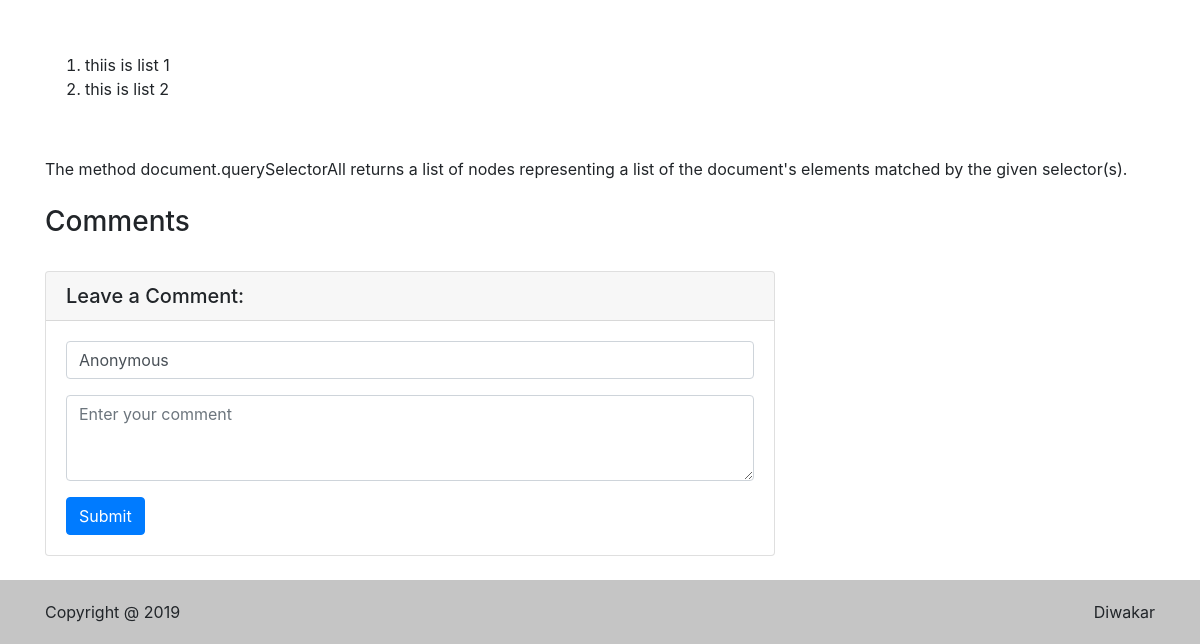
The app's page /blogs/4 (lower part), older data.
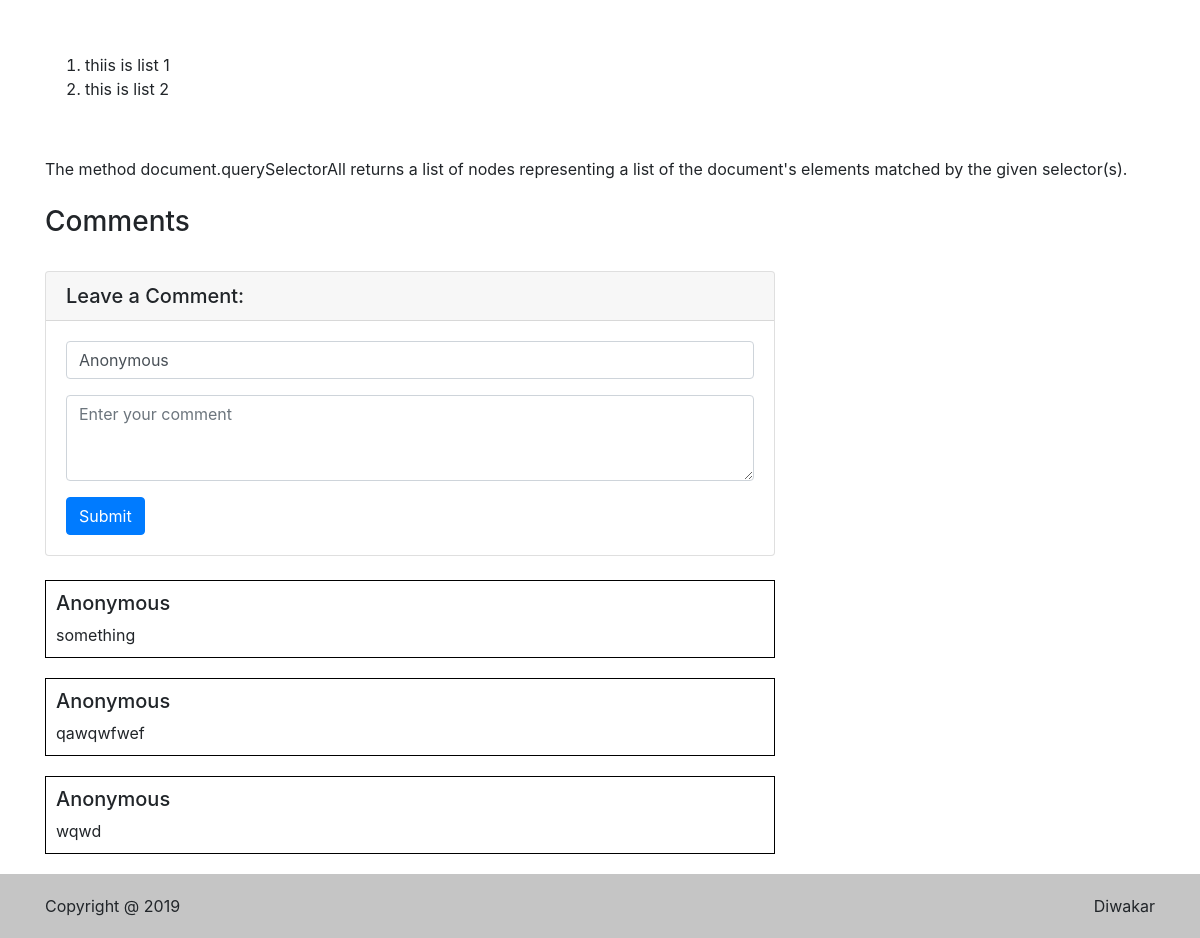
The same page, newer data.
### blog/models.py (models this page shows, shortened)
class Blog(models.Model):
    title = models.CharField(max_length=100)
    content = HTMLField(default="No content")
    cover_image = models.ImageField(upload_to="blogs", default="static/default_blog.jpg")
    created_date = models.DateTimeField(auto_now_add=True)
    created_by = models.ForeignKey(User, on_delete=models.SET_NULL, null=True)
    total_views = models.IntegerField(default=1)
    class Meta:
        ordering = ["-total_views"]

class Comment(models.Model):
    body = models.TextField()
    created_date = models.DateTimeField(auto_now=True)
    created_by = models.CharField(max_length=50, default="Anonymous")
    blog = models.ForeignKey(Blog, on_delete=models.CASCADE, null=True)
    class Meta:
        ordering = ['-created_date']

### blog/views.py (the view, shortened to what this page needs)
# urls.py: path('<int:id>', blog_detail, name="blog_detail"),
def blog_detail(request, id):
    if request.method == 'GET':
        ptv = Blog.objects.get(pk=id)
        ptv.total_views = ptv.total_views + 1
        ptv.save()
    context = {
        'blog': Blog.objects.get(pk=id),
        'comment': Comment.objects.filter(blog=id)
    }
    return render(request, 'blog/blog_detail.html', context)

### blog/templates/blog/blog_detail.html (shortened to what this page needs)
{% extends 'blog/base/base.html' %}
{% load static %}
{% load humanize %}
{% block content %}
<div class="container">
    <div class="row">
        <div class="col-md-12">
            <div class="body mb-4">
                {{ blog.content|safe }}
            </div>
        </div>
    </div>
    {% include 'blog/partial/comment.html' %}
</div>
{% endblock %}

### blog/templates/blog/base/base.html (shortened to what this page needs)
<!doctype html>
<html lang="en">
  <head>
    <link rel="stylesheet" href="https://stackpath.bootstrapcdn.com/bootstrap/4.3.1/css/bootstrap.min.css">
  </head>
  <body>
    {% block content %}
    {% endblock %}
    {% include 'blog/partial/footer.html' %}
  </body>
</html>

### blog/templates/blog/partial/comment.html (shortened to what this page needs)
<div class="row">
    <div class="col-md-6">
        <h3>Comments</h3>
    </div>
</div>
<div class="row">
    <div class="col-md-8">
        <div class="card my-4">
            <h5 class="card-header">Leave a Comment:</h5>
            <div class="card-body">
                <form action="" method="POST">
                    <div class="form-group">
                        <input class="form-control" type="text" name="created_by" id="created_by" placeholder="Your Name" value="Anonymous">
                    </div>
                    <div class="form-group">
                        <textarea name="body" id="body" class="form-control" rows="3" placeholder="Enter your comment"></textarea>
                    </div>
                    <button type="submit" class="btn btn-primary">Submit</button>
                </form>
            </div>
        </div>
    </div>
</div>
{% for c in comment %}
<div class="row">
    <div class="col-md-8">
        <div class="media">
            <div class="media-body">
                <h5 class="mt-0">{{ c.created_by }}</h5>
                {{ c.body }}
            </div>
        </div>
    </div>
</div>
{% endfor %}

### blog/templates/blog/partial/footer.html (shortened to what this page needs)
<footer>
    <div class="container">
        <div class="row">
            <div class="col-md-6">
                <span>Copyright @ 2019</span>
            </div>
            <div class="col-md-6 text-right">
                <span>Diwakar</span>
            </div>
        </div>
    </div>
</footer>

### blog/templates/blog/partial/comment.html (style rules this page uses)
.media { padding: 10px; border: 1px solid black; margin-bottom: 20px }

### blog/templates/blog/partial/footer.html (style rules this page uses)
footer { background-color: #c5c5c5; padding: 20px 0; position: relative; bottom: 0; width: 100%; }

Row changes from the older to the newer data that the page shows:
added Comment: created_by "Anonymous", body "something"
added Comment: created_by "Anonymous", body "qawqwfwef"
added Comment: created_by "Anonymous", body "wqwd"
